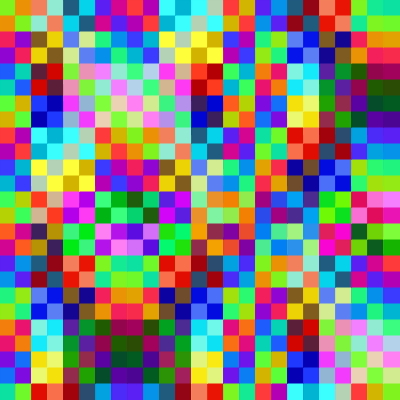
Frame 1 (no input)
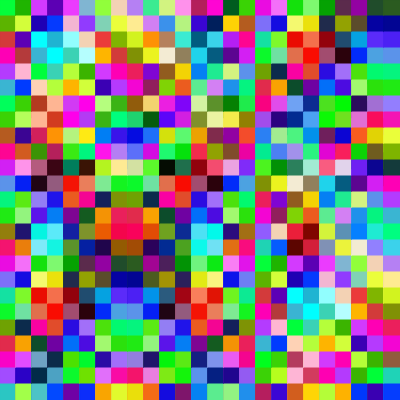
Frame 60 (no input)
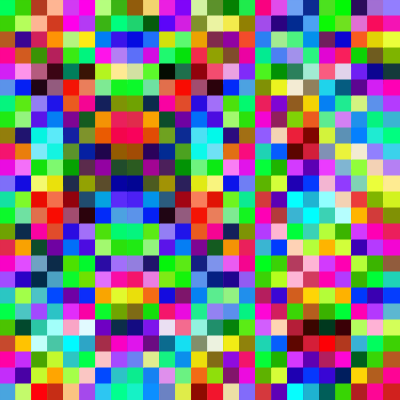
Frame 120 (the mouse pressed at the canvas centre since frame 60)

The p5.js sketch that drew these frames (run headless with seeded random() and noise() and a simulated clock; from frame 60 on, the mouse is pressed at the canvas centre):

// p5.js sketch
// ── sketch.js
var pixels=[];
var pixel;
var dimensions=25;
function setup() {
  createCanvas(400, 400);
 
pixel = function(x,y){
  this.x=x;
  this.y=y;
  this.inc=0.1;
  this.speed=1;
  
  this.paint=function(){
    this.color=color(sin((this.x^this.y+this.inc)/this.speed)*127.5+127.5,sin((this.x^this.y+2*PI/3+this.inc)/this.speed)*127.5+127.5,sin((this.x^this.y+4*PI/3+this.inc)/this.speed)*127.5+127.5);
    stroke(this.color);
    fill(this.color);
    rect(this.x*height/dimensions,this.y*width/dimensions,this.x+height/dimensions,this.y+width/dimensions);
    this.inc+=0.1;
   
  };
}
for(var i=0;i<dimensions;i++){
  for(var j=0;j<dimensions;j++){
    pixels.push(new pixel(i,j));
  }
}
}

function draw() {
  background(255);
  for(var i=0;i<pixels.length;i++){
    pixels[i].paint();
  }
}
